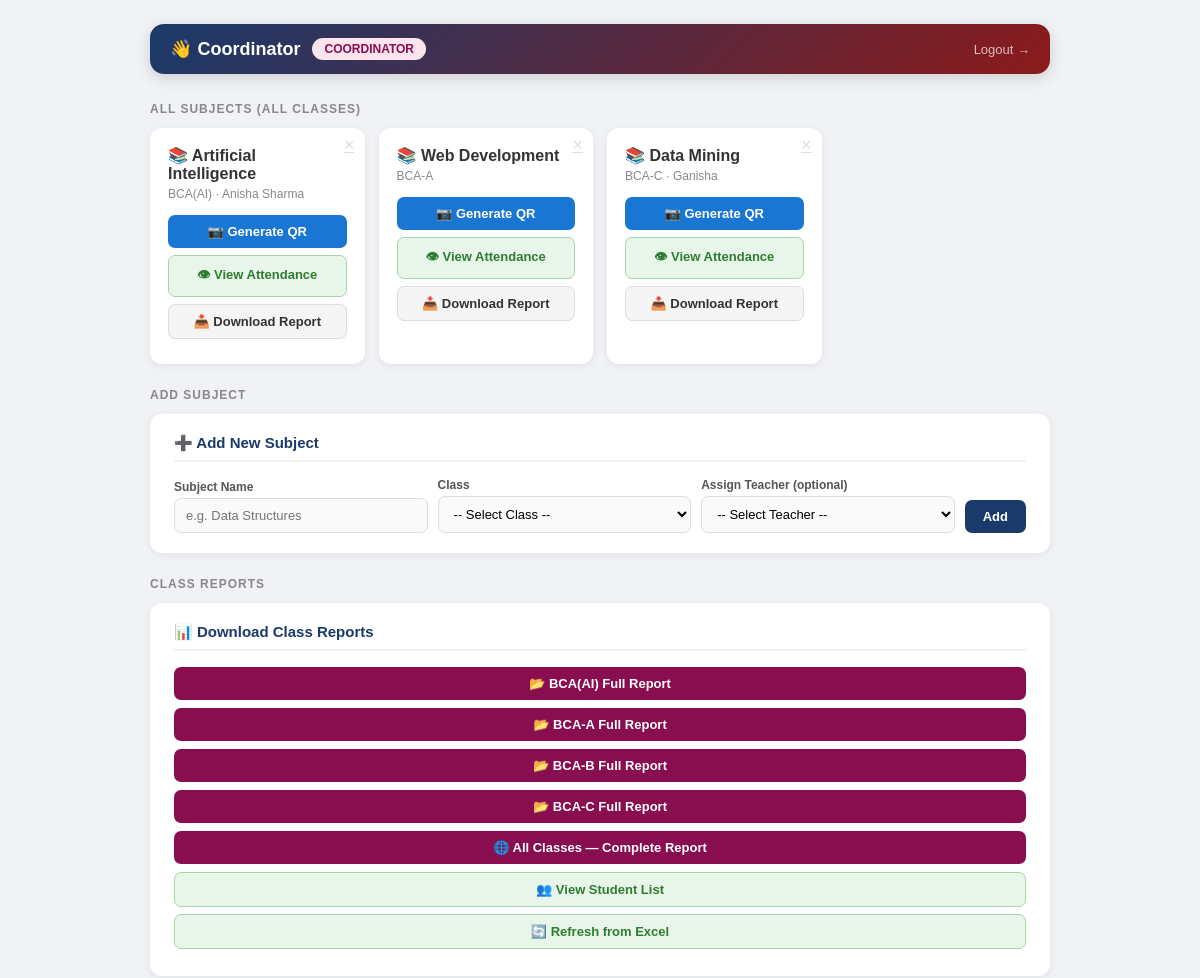
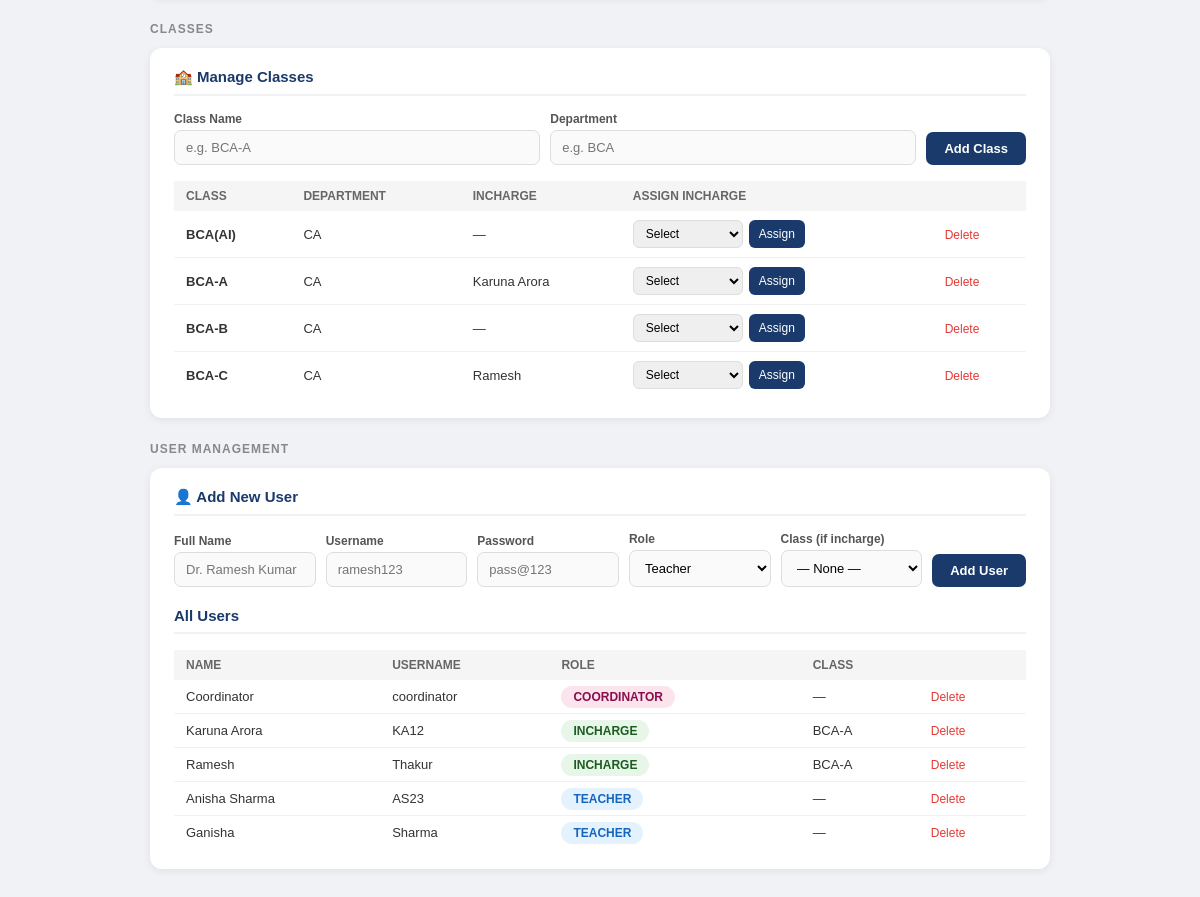
The page /dashboard (signed in) on the database as committed earlier (2 pictures, top to bottom).
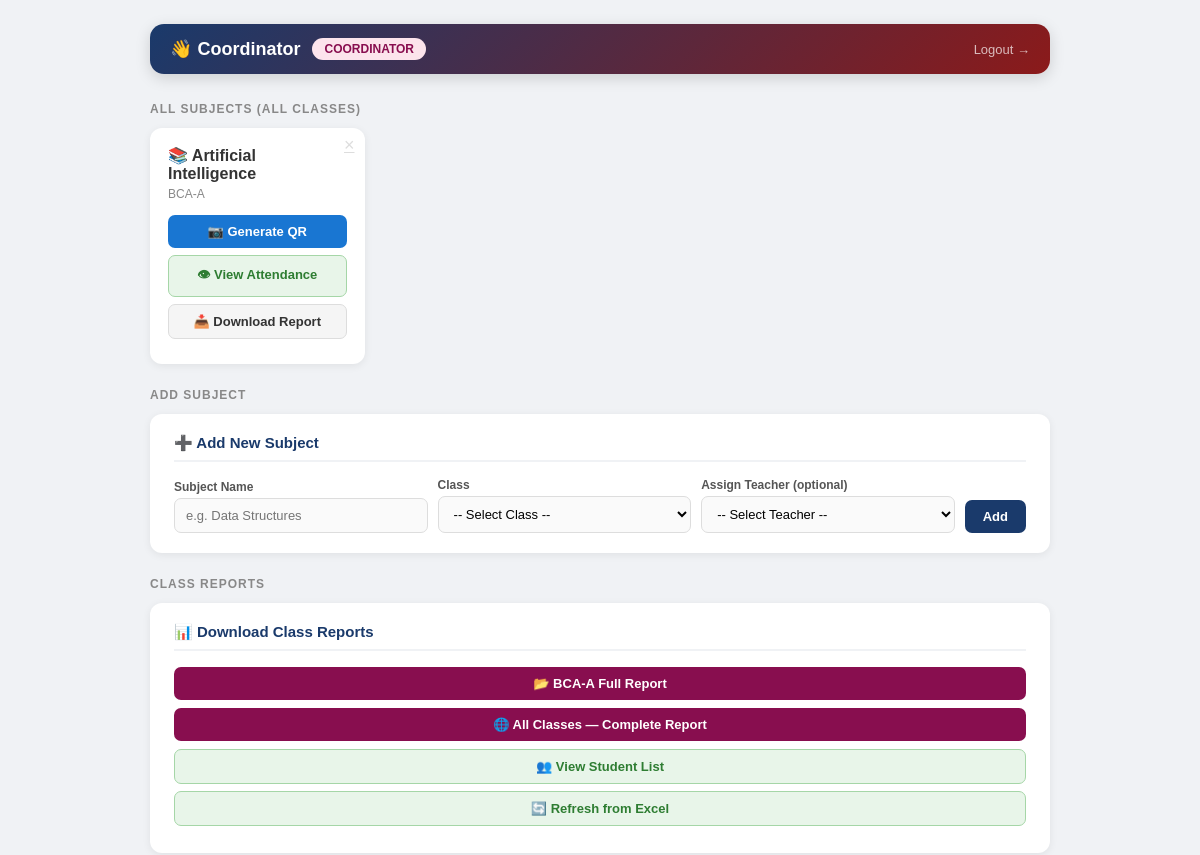
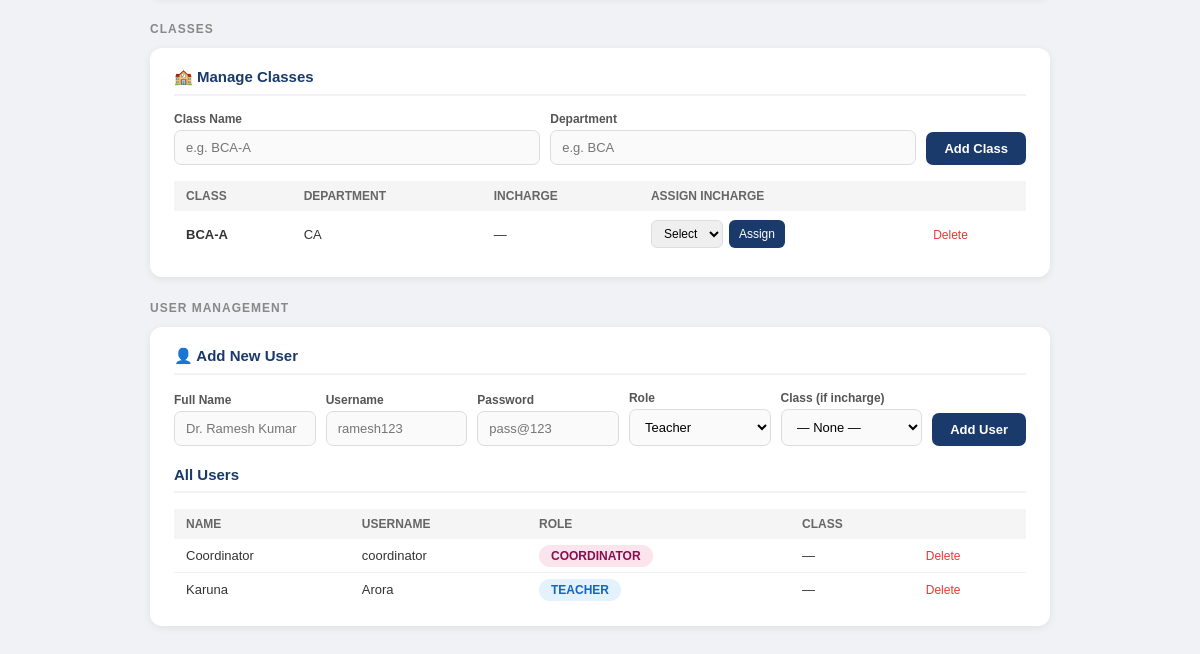
The same page on the database as committed later (2 pictures, top to bottom).
### tables this page shows
CREATE TABLE subjects (
            id INTEGER PRIMARY KEY AUTOINCREMENT,
            name TEXT NOT NULL,
            class_id INTEGER NOT NULL,
            teacher_id INTEGER,
            UNIQUE(name, class_id)
        );

CREATE TABLE classes (
            id INTEGER PRIMARY KEY AUTOINCREMENT,
            name TEXT UNIQUE NOT NULL,
            department TEXT,
            incharge_id INTEGER
        );

CREATE TABLE users (
            id INTEGER PRIMARY KEY AUTOINCREMENT,
            username TEXT UNIQUE NOT NULL,
            password TEXT NOT NULL,
            role TEXT NOT NULL CHECK(role IN ('coordinator','incharge','teacher')),
            full_name TEXT,
            class_id INTEGER,
            created_at TEXT DEFAULT (datetime('now'))
        );

### qr_attendance_project.py (the view)
@app.route("/dashboard")
def dashboard():
    redir = require_login()
    if redir: return redir
    user      = current_user()
    subjects  = get_subjects_for_user(user)
    classes   = get_all_classes() if user["role"] in ["coordinator", "incharge"] else []
    all_users = get_all_users()   if user["role"] == "coordinator" else []
    teachers  = get_teachers()
    incharges = get_incharges()
    all_subjects = get_all_subjects() if user["role"] == "coordinator" else []
    return render_template("dashboard.html",
        user=user,
        subjects=subjects,
        classes=classes,
        all_users=all_users,
        teachers=teachers,
        incharges=incharges,
        all_subjects=all_subjects
    )

### database_logic.py (called while the page is built)
def get_db():
    conn = sqlite3.connect(DB)
    conn.execute("PRAGMA journal_mode=WAL")
    conn.execute("PRAGMA foreign_keys=ON")
    return conn

def get_all_users():
    conn = get_db()
    c = conn.cursor()
    c.execute("""
        SELECT u.id, u.username, u.role, u.full_name, cl.name
        FROM users u
        LEFT JOIN classes cl ON u.class_id = cl.id
        ORDER BY u.role, u.username
    """)
    rows = c.fetchall()
    conn.close()
    return rows

def get_teachers():
    conn = get_db()
    c = conn.cursor()
    c.execute("SELECT id, username, full_name FROM users WHERE role = 'teacher' ORDER BY full_name")
    rows = c.fetchall()
    conn.close()
    return rows

def get_incharges():
    conn = get_db()
    c = conn.cursor()
    c.execute("SELECT id, username, full_name FROM users WHERE role = 'incharge' ORDER BY full_name")
    rows = c.fetchall()
    conn.close()
    return rows

### qr_attendance_project.py (called while the page is built)
def current_user():
    return session.get("user_data")

def require_login():
    if not current_user():
        return redirect(url_for("login"))
    return None

### templates/dashboard.html (shortened to what the changed rows need)
<!DOCTYPE html>
<html lang="en">
<head>
</head>
<body>
<div class="topbar">
    <div class="topbar-left">
        <div>
            <h1>👋 {{ user.full_name or user.username }}</h1>
        </div>
    </div>
</div>
<div class="section">
    <div class="grid">
        {% for s in subjects %}
        <div class="card">
            {% if user.role in ['coordinator','incharge'] %}
            <a href="/delete_subject/{{ s.id }}" class="del-btn"
               onclick="return confirm('Delete subject {{ s.name }}?')">×</a>
            {% endif %}
            <h3>📚 {{ s.name }}</h3>
            <div class="sub">{{ s.class_name }}{% if s.teacher_name %} · {{ s.teacher_name }}{% endif %}</div>
            <a class="btn btn-blue"  href="/generate_qr/{{ s.id }}">📷 Generate QR</a>
            <a class="btn btn-green" href="/view_attendance/{{ s.id }}">👁 View Attendance</a>
            <a class="btn btn-gray"  href="/report/{{ s.id }}">📥 Download Report</a>
        </div>
        {% else %}
        <p style="color:#888;font-size:14px;padding:10px 0;">
            No subjects assigned yet.
        </p>
        {% endfor %}
    </div>
</div>
{% if user.role in ['coordinator','incharge'] %}
<div class="section">
    <div class="panel">
        <h3>📊 Download Class Reports</h3>
        {% if user.role == 'coordinator' %}
            {% for cls in classes %}
            <a class="btn btn-maroon" href="/report/class/{{ cls[0] }}"
               style="margin-bottom:8px;">
                📂 {{ cls[1] }} Full Report
            </a>
            {% endfor %}
            <a class="btn btn-maroon" href="/report/all" style="margin-top:4px;">
                🌐 All Classes — Complete Report
            </a>
        {% else %}
            <a class="btn btn-maroon" href="/report/class/{{ user.class_id }}">
                📂 My Class Full Report
            </a>
        {% endif %}
        <a class="btn btn-green" href="/students" style="margin-top:8px;">👥 View Student List</a>
        <a class="btn btn-green" href="/refresh_students" style="margin-top:4px;">🔄 Refresh from Excel</a>
    </div>
</div>
{% endif %}
{% if user.role == 'coordinator' %}
<div class="section">
    <div class="panel">
        {% if classes %}
        <table>
            <tr><th>Class</th><th>Department</th><th>Incharge</th><th>Assign Incharge</th><th></th></tr>
            {% for cls in classes %}
            <tr>
                <td><strong>{{ cls[1] }}</strong></td>
                <td>{{ cls[2] or '—' }}</td>
                <td>{{ cls[3] or '—' }}</td>
                <td>
                    <form action="/assign_incharge" method="POST" style="display:flex;gap:6px;">
                        <select name="incharge_id" style="padding:5px 8px;border-radius:6px;border:1px solid #ddd;font-size:12px;">
                            <option value="">Select</option>
                        </select>
                        <button type="submit" style="padding:5px 10px;background:#1a3a6b;color:white;border:none;border-radius:6px;font-size:12px;cursor:pointer;">
                            Assign
                        </button>
                    </form>
                </td>
                <td>
                    <a href="/delete_class/{{ cls[0] }}"
                       onclick="return confirm('Delete class {{ cls[1] }}?')"
                       style="color:#e53935;font-size:12px;text-decoration:none;">Delete</a>
                </td>
            </tr>
            {% endfor %}
        </table>
        {% else %}
        <p style="color:#888;font-size:13px;">No classes added yet.</p>
        {% endif %}
    </div>
</div>
<div class="section">
    <div class="panel">
        {% if all_users %}
        <table>
            <tr><th>Name</th><th>Username</th><th>Role</th><th>Class</th><th></th></tr>
            {% for u in all_users %}
            <tr>
                <td>{{ u[3] or '—' }}</td>
                <td>{{ u[1] }}</td>
                <td><span class="role-badge role-{{ u[2] }}">{{ u[2] }}</span></td>
                <td>{{ u[4] or '—' }}</td>
                <td>
                    <a href="/delete_user/{{ u[0] }}"
                       onclick="return confirm('Delete user {{ u[1] }}?')"
                       style="color:#e53935;font-size:12px;text-decoration:none;">Delete</a>
                </td>
            </tr>
            {% endfor %}
        </table>
        {% else %}
        <p style="color:#888;font-size:13px;">No users yet.</p>
        {% endif %}
    </div>
</div>
{% endif %}
</body>
</html>

Rows that differ between the two databases and show on the page:
removed subjects: name "Web Development", class_name "BCA-A"
removed subjects: name "Data Mining", class_name "BCA-C", teacher_name "Ganisha"
removed classes: name "BCA(AI)", department "CA", cls "—"
removed users: name "BCA-A", department "CA", full_name "Karuna Arora", username "KA12", role "INCHARGE"
removed classes: name "BCA-B", department "CA", cls "—"
removed users: name "BCA-C", department "CA", full_name "Ramesh", username "Thakur", role "INCHARGE", name "BCA-A"
removed users: full_name "Anisha Sharma", username "AS23", role "TEACHER", u "—"
removed users: full_name "Ganisha", username "Sharma", role "TEACHER", u "—"
changed subjects "Artificial Intelligence": class_name "BCA(AI)" → "BCA-A"; teacher_name "Anisha Sharma" → (not shown)
now on this page (row edited): classes: name "BCA-A", department "CA", cls "—"
added users: full_name "Karuna", username "Arora", role "TEACHER", u "—"
